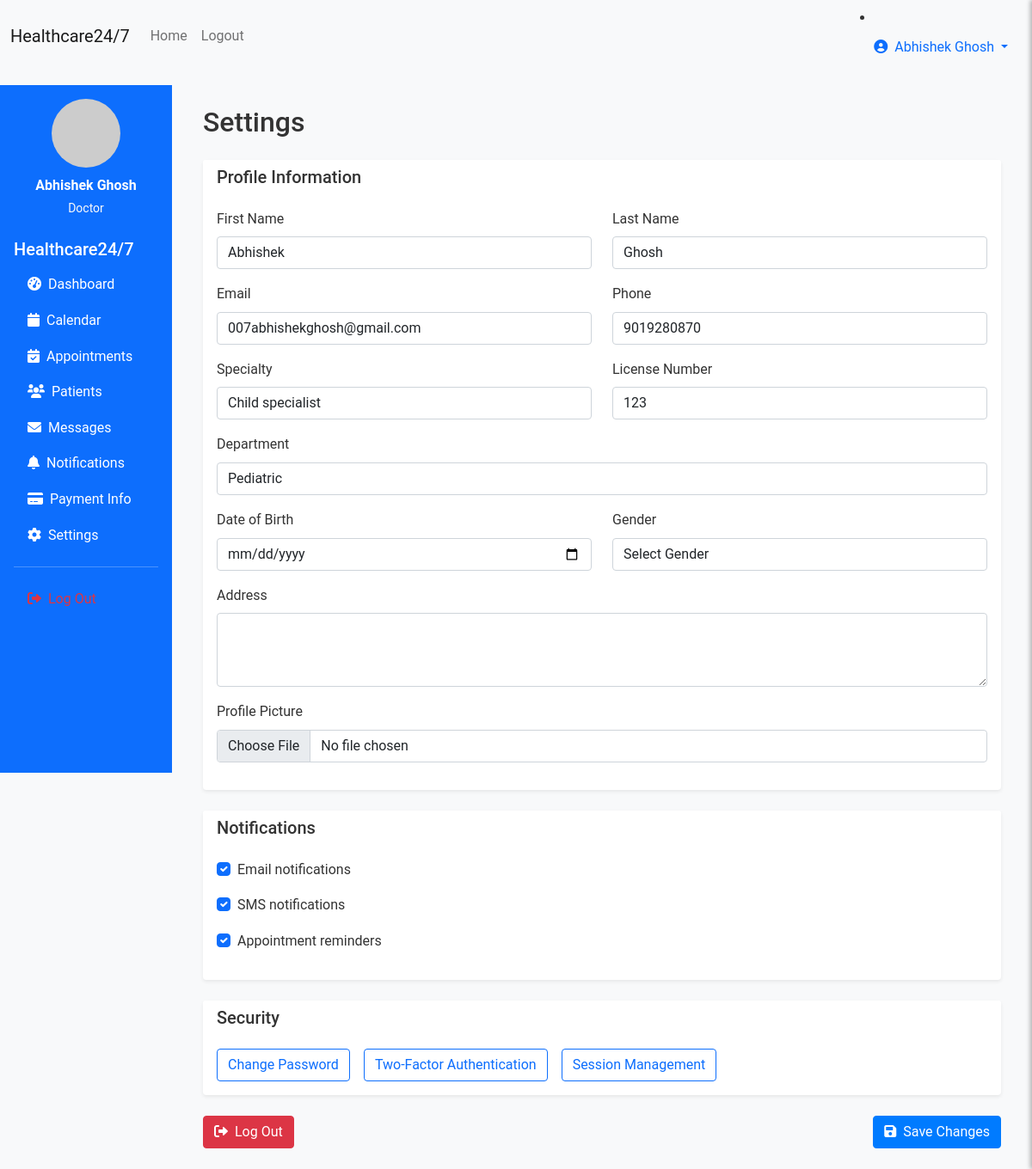
Page /staff/settings (signed in) on the committed database.
### models.py (models this page shows, shortened)
class User(UserMixin, db.Model):
    __tablename__ = 'users'
    id = db.Column(db.Integer, primary_key=True)
    username = db.Column(db.String(80), unique=True, nullable=False)
    email = db.Column(db.String(120), unique=True, nullable=False)
    password_hash = db.Column(db.String(256), nullable=False)
    first_name = db.Column(db.String(50), nullable=False)
    last_name = db.Column(db.String(50), nullable=False)
    phone = db.Column(db.String(20))
    address = db.Column(db.Text)
    date_of_birth = db.Column(db.Date)
    gender = db.Column(db.String(10))
    user_type = db.Column(db.String(20), nullable=False, default='patient')
    specialty = db.Column(db.String(100))  # For doctors
    license_number = db.Column(db.String(50))  # For medical staff
    department = db.Column(db.String(100))
    profile_picture = db.Column(db.String(200))
    is_active = db.Column(db.Boolean, default=True)
    created_at = db.Column(db.DateTime, default=datetime.utcnow)
    updated_at = db.Column(db.DateTime, default=datetime.utcnow, onupdate=datetime.utcnow)
    patient_appointments = db.relationship('Appointment', foreign_keys='Appointment.patient_id', backref='patient', lazy='dynamic')
    doctor_appointments = db.relationship('Appointment', foreign_keys='Appointment.doctor_id', backref='doctor', lazy='dynamic')
    sent_messages = db.relationship('Message', foreign_keys='Message.sender_id', backref='sender', lazy='dynamic')
    received_messages = db.relationship('Message', foreign_keys='Message.recipient_id', backref='recipient', lazy='dynamic')
    medical_records = db.relationship('MedicalRecord', backref='patient', lazy='dynamic', foreign_keys='MedicalRecord.patient_id')
    @property
    def full_name(self):
        return f"{self.first_name} {self.last_name}"
    def is_staff(self):
        return self.user_type in ['doctor', 'nurse', 'admin']

### routes.py (the view, shortened to what this page needs)
@app.route('/staff/settings', methods=['GET', 'POST'])
@login_required
def staff_settings():
    if not current_user.is_staff():
        return redirect(url_for('patient_dashboard'))
    form = ProfileForm(obj=current_user)
    return render_template('staff_settings.html', form=form)

### forms.py
class ProfileForm(FlaskForm):
    first_name = StringField('First Name', validators=[DataRequired(), Length(max=50)])
    last_name = StringField('Last Name', validators=[DataRequired(), Length(max=50)])
    email = StringField('Email', validators=[DataRequired(), Email()])
    phone = StringField('Phone', validators=[Optional(), Length(max=20)])
    address = TextAreaField('Address', validators=[Optional()])
    date_of_birth = DateField('Date of Birth', validators=[Optional()])
    gender = SelectField('Gender', choices=[('', 'Select Gender'), ('Male', 'Male'), ('Female', 'Female'), ('Other', 'Other')], validators=[Optional()])
    profile_picture = FileField('Profile Picture', validators=[FileAllowed(['jpg', 'jpeg', 'png'], 'Images only!')])
    specialty = StringField('Specialty', validators=[Optional(), Length(max=100)])
    license_number = StringField('License Number', validators=[Optional(), Length(max=50)])
    department = StringField('Department', validators=[Optional(), Length(max=100)])

### app.py (called while the page is built)
@login_manager.user_loader
def load_user(user_id):
    from models import User
    return User.query.get(int(user_id))

### templates/staff_settings.html (shortened to what this page needs)
{% extends "base.html" %}
{% block content %}
<div class="container-fluid">
    <div class="row">
        <div class="col-md-3 col-lg-2 px-0">
            <div class="bg-primary text-white min-vh-100 p-3">
                <div class="text-center mb-4">
                    <img src="https://via.placeholder.com/80" alt="Profile" class="rounded-circle mb-2" width="80" height="80">
                    <div class="fw-bold">{{ current_user.full_name }}</div>
                    <small class="text-light">{{ current_user.user_type.title() }}</small>
                </div>
                <h5>Healthcare24/7</h5>
                <nav class="nav flex-column">
                    <a class="nav-link text-white" href="{{ url_for('staff_dashboard') }}">
                        <i class="fas fa-tachometer-alt me-2"></i>Dashboard
                    </a>
                    <a class="nav-link text-white" href="#">
                        <i class="fas fa-calendar me-2"></i>Calendar
                    </a>
                    <a class="nav-link text-white" href="{{ url_for('staff_appointments') }}">
                        <i class="fas fa-calendar-check me-2"></i>Appointments
                    </a>
                    <a class="nav-link text-white" href="{{ url_for('staff_patients') }}">
                        <i class="fas fa-users me-2"></i>Patients
                    </a>
                    <a class="nav-link text-white" href="{{ url_for('staff_messages') }}">
                        <i class="fas fa-envelope me-2"></i>Messages
                    </a>
                    <a class="nav-link text-white" href="{{ url_for('staff_notifications') }}">
                        <i class="fas fa-bell me-2"></i>Notifications
                    </a>
                    <a class="nav-link text-white" href="{{ url_for('staff_payment_info') }}">
                        <i class="fas fa-credit-card me-2"></i>Payment Info
                    </a>
                    <a class="nav-link text-white active" href="{{ url_for('staff_settings') }}">
                        <i class="fas fa-cog me-2"></i>Settings
                    </a>
                    <hr class="text-white">
                    <a class="nav-link text-danger" href="{{ url_for('logout') }}">
                        <i class="fas fa-sign-out-alt me-2"></i>Log Out
                    </a>
                </nav>
            </div>
        </div>
        <div class="col-md-9 col-lg-10">
            <div class="p-4">
                <h2 class="mb-4">Settings</h2>
                <form method="POST" enctype="multipart/form-data">
                    <div class="card border-0 shadow-sm mb-4">
                        <div class="card-header bg-white border-0">
                            <h5 class="mb-0">Profile Information</h5>
                        </div>
                        <div class="card-body">
                            <div class="row">
                                <div class="col-md-6 mb-3">
                                    {{ form.first_name.label(class="form-label") }}
                                    {{ form.first_name(class="form-control") }}
                                </div>
                                <div class="col-md-6 mb-3">
                                    {{ form.last_name.label(class="form-label") }}
                                    {{ form.last_name(class="form-control") }}
                                </div>
                            </div>
                            <div class="row">
                                <div class="col-md-6 mb-3">
                                    {{ form.email.label(class="form-label") }}
                                    {{ form.email(class="form-control") }}
                                </div>
                                <div class="col-md-6 mb-3">
                                    {{ form.phone.label(class="form-label") }}
                                    {{ form.phone(class="form-control") }}
                                </div>
                            </div>
                            {% if current_user.is_staff() %}
                            <div class="row">
                                <div class="col-md-6 mb-3">
                                    {{ form.specialty.label(class="form-label") }}
                                    {{ form.specialty(class="form-control") }}
                                </div>
                                <div class="col-md-6 mb-3">
                                    {{ form.license_number.label(class="form-label") }}
                                    {{ form.license_number(class="form-control") }}
                                </div>
                            </div>
                            <div class="mb-3">
                                {{ form.department.label(class="form-label") }}
                                {{ form.department(class="form-control") }}
                            </div>
                            {% endif %}
                            <div class="row">
                                <div class="col-md-6 mb-3">
                                    {{ form.date_of_birth.label(class="form-label") }}
                                    {{ form.date_of_birth(class="form-control") }}
                                </div>
                                <div class="col-md-6 mb-3">
                                    {{ form.gender.label(class="form-label") }}
                                    {{ form.gender(class="form-control") }}
                                </div>
                            </div>
                            <div class="mb-3">
                                {{ form.address.label(class="form-label") }}
                                {{ form.address(class="form-control", rows="3") }}
                            </div>
                            <div class="mb-3">
                                {{ form.profile_picture.label(class="form-label") }}
                                {{ form.profile_picture(class="form-control") }}
                            </div>
                        </div>
                    </div>
                    <div class="card border-0 shadow-sm mb-4">
                        <div class="card-header bg-white border-0">
                            <h5 class="mb-0">Notifications</h5>
                        </div>
                        <div class="card-body">
                            <div class="form-check mb-3">
                                <input class="form-check-input" type="checkbox" id="emailNotifications" checked>
                                <label class="form-check-label" for="emailNotifications">
                                    Email notifications
                                </label>
                            </div>
                            <div class="form-check mb-3">
                                <input class="form-check-input" type="checkbox" id="smsNotifications" checked>
                                <label class="form-check-label" for="smsNotifications">
                                    SMS notifications
                                </label>
                            </div>
                            <div class="form-check mb-3">
                                <input class="form-check-input" type="checkbox" id="appointmentReminders" checked>
                                <label class="form-check-label" for="appointmentReminders">
                                    Appointment reminders
                                </label>
                            </div>
                        </div>
                    </div>
                    <div class="card border-0 shadow-sm mb-4">
                        <div class="card-header bg-white border-0">
                            <h5 class="mb-0">Security</h5>
                        </div>
                        <div class="card-body">
                            <div class="d-flex flex-wrap gap-3">
                                <a href="#" class="btn btn-outline-primary">Change Password</a>
                                <a href="#" class="btn btn-outline-primary">Two-Factor Authentication</a>
                                <a href="#" class="btn btn-outline-primary">Session Management</a>
                            </div>
                        </div>
                    </div>
                    <div class="d-flex justify-content-between">
                        <a href="{{ url_for('logout') }}" class="btn btn-danger">
                            <i class="fas fa-sign-out-alt me-2"></i>Log Out
                        </a>
                        <button type="submit" class="btn btn-primary">
                            <i class="fas fa-save me-2"></i>Save Changes
                        </button>
                    </div>
                </form>
            </div>
        </div>
    </div>
</div>
{% endblock %}

### templates/base.html (shortened to what this page needs)
<!DOCTYPE html>
<html lang="en">
<head>
    <link href="https://cdn.jsdelivr.net/npm/bootstrap@5.1.3/dist/css/bootstrap.min.css" rel="stylesheet" />
    <link rel="stylesheet" href="https://cdnjs.cloudflare.com/ajax/libs/font-awesome/6.0.0/css/all.min.css" />
    <link rel="stylesheet" href="{{ url_for('static', filename='css/styles.css') }}" />
</head>
<body>
    <nav class="navbar navbar-expand-lg navbar-light bg-light mb-3">
        <div class="container-fluid">
            <a class="navbar-brand" href="{{ url_for('index') }}">Healthcare24/7</a>
            <div class="collapse navbar-collapse" id="navbarSupportedContent">
                <ul class="navbar-nav me-auto mb-2 mb-lg-0">
                    {% if current_user.is_authenticated %}
                        <li class="nav-item">
                            <a class="nav-link" href="{{ url_for('index') }}">Home</a>
                        </li>
                        <li class="nav-item">
                            <a class="nav-link" href="{{ url_for('logout') }}">Logout</a>
                        </li>
                    {% endif %}
                </ul>
                {% if current_user.is_authenticated %}
                <li class="nav-item dropdown">
                    <a class="nav-link dropdown-toggle" href="javascript:void(0);" id="userDropdown" role="button" data-bs-toggle="dropdown" aria-expanded="false">
                        <i class="fas fa-user-circle me-1"></i> {{ current_user.full_name }}
                    </a>
                </li>
                {% endif %}
            </div>
        </div>
    </nav>
    {% block content %}{% endblock %}
</body>
</html>

### static/css/styles.css (style rules this page uses)
* { box-sizing: border-box; margin: 0; padding: 0; }
body { font-family: 'Roboto', Arial, sans-serif; background-color: #f8f9fa; color: #333; line-height: 1.6; }
.card { transition: transform 0.2s ease, box-shadow 0.2s ease; }
.btn-primary { background-color: #007bff; border-color: #007bff; }

### rows in the picture
User: full_name "Abhishek Ghosh", user_type "Doctor", first_name "Abhishek", last_name "Ghosh", email "007abhishekghosh@gmail.com", phone "9019280870", specialty "Child specialist", license_number "123", department "Pediatric", gender "Select Gender"
